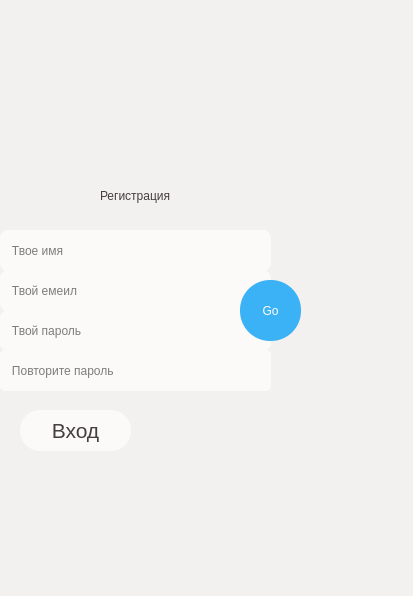
<?xml version="1.0" encoding="UTF-8"?>
<ui version="4.0">
 <class>MainWindow2</class>
 <widget class="QMainWindow" name="MainWindow2">
  <property name="geometry">
   <rect>
    <x>0</x>
    <y>0</y>
    <width>413</width>
    <height>596</height>
   </rect>
  </property>
  <property name="minimumSize">
   <size>
    <width>413</width>
    <height>596</height>
   </size>
  </property>
  <property name="maximumSize">
   <size>
    <width>413</width>
    <height>596</height>
   </size>
  </property>
  <property name="windowTitle">
   <string>Регистрация</string>
  </property>
  <property name="styleSheet">
   <string notr="true">background-color: rgb(243, 240, 240);</string>
  </property>
  <widget class="QWidget" name="centralwidget">
   <widget class="QLabel" name="label">
    <property name="geometry">
     <rect>
      <x>0</x>
      <y>0</y>
      <width>161</width>
      <height>181</height>
     </rect>
    </property>
    <property name="styleSheet">
     <string notr="true"/>
    </property>
    <property name="text">
     <string/>
    </property>
    <property name="pixmap">
     <pixmap>Photo/Ellipse 1.png</pixmap>
    </property>
    <property name="scaledContents">
     <bool>true</bool>
    </property>
   </widget>
   <widget class="QLabel" name="label_2">
    <property name="geometry">
     <rect>
      <x>80</x>
      <y>0</y>
      <width>221</width>
      <height>111</height>
     </rect>
    </property>
    <property name="styleSheet">
     <string notr="true">background-color: rgba(0, 0, 0, 0);
</string>
    </property>
    <property name="text">
     <string/>
    </property>
    <property name="pixmap">
     <pixmap>Photo/Ellipse 2.png</pixmap>
    </property>
    <property name="scaledContents">
     <bool>true</bool>
    </property>
   </widget>
   <widget class="QLabel" name="label_4">
    <property name="geometry">
     <rect>
      <x>290</x>
      <y>430</y>
      <width>131</width>
      <height>171</height>
     </rect>
    </property>
    <property name="styleSheet">
     <string notr="true">background-color: rgba(0, 0, 0, 0);
</string>
    </property>
    <property name="text">
     <string/>
    </property>
    <property name="pixmap">
     <pixmap>Photo/Ellipse 4 (1).png</pixmap>
    </property>
    <property name="scaledContents">
     <bool>true</bool>
    </property>
   </widget>
   <widget class="QLabel" name="label_3">
    <property name="geometry">
     <rect>
      <x>130</x>
      <y>510</y>
      <width>291</width>
      <height>91</height>
     </rect>
    </property>
    <property name="text">
     <string/>
    </property>
    <property name="pixmap">
     <pixmap>Photo/Ellipse 3circle_entrance_three.png</pixmap>
    </property>
    <property name="scaledContents">
     <bool>true</bool>
    </property>
   </widget>
   <widget class="QPushButton" name="pushButtonVchod">
    <property name="geometry">
     <rect>
      <x>20</x>
      <y>410</y>
      <width>111</width>
      <height>41</height>
     </rect>
    </property>
    <property name="font">
     <font>
      <family>Arial</family>
      <pointsize>16</pointsize>
      <weight>9</weight>
      <italic>false</italic>
      <bold>false</bold>
     </font>
    </property>
    <property name="styleSheet">
     <string notr="true">border-radius: 20px;  
background-color: rgb(252, 249, 249);
font: 75 16pt &quot;Arial&quot;;
color: rgb(68, 64, 64);</string>
    </property>
    <property name="text">
     <string>Вход</string>
    </property>
   </widget>
   <widget class="QLabel" name="label_5">
    <property name="geometry">
     <rect>
      <x>100</x>
      <y>170</y>
      <width>221</width>
      <height>51</height>
     </rect>
    </property>
    <property name="styleSheet">
     <string notr="true">font: 28pt &quot;Arial&quot;;
color: rgb(68, 64, 64);</string>
    </property>
    <property name="text">
     <string>Регистрация</string>
    </property>
   </widget>
   <widget class="QPushButton" name="pushButtonGo">
    <property name="geometry">
     <rect>
      <x>240</x>
      <y>280</y>
      <width>61</width>
      <height>61</height>
     </rect>
    </property>
    <property name="styleSheet">
     <string notr="true">border-radius: 30px;  
font: 75 25pt &quot;Arial&quot;;
background-color: rgb(59, 178, 245);
color: rgb(255, 255, 255);</string>
    </property>
    <property name="text">
     <string>Go</string>
    </property>
   </widget>
   <widget class="QLineEdit" name="lineEdit">
    <property name="geometry">
     <rect>
      <x>0</x>
      <y>230</y>
      <width>271</width>
      <height>41</height>
     </rect>
    </property>
    <property name="styleSheet">
     <string notr="true">background-color: rgb(252, 249, 249);
border-color: rgb(224, 218, 218);
border-radius: 8px;  </string>
    </property>
    <property name="placeholderText">
     <string>   Твое имя</string>
    </property>
   </widget>
   <widget class="QLineEdit" name="lineEdit_2">
    <property name="geometry">
     <rect>
      <x>0</x>
      <y>270</y>
      <width>271</width>
      <height>41</height>
     </rect>
    </property>
    <property name="styleSheet">
     <string notr="true">background-color: rgb(252, 249, 249);
border-color: rgb(224, 218, 218);
border-radius: 8px;  </string>
    </property>
    <property name="placeholderText">
     <string>   Твой емеил</string>
    </property>
   </widget>
   <widget class="QLineEdit" name="lineEdit_3">
    <property name="geometry">
     <rect>
      <x>0</x>
      <y>310</y>
      <width>271</width>
      <height>41</height>
     </rect>
    </property>
    <property name="styleSheet">
     <string notr="true">background-color: rgb(252, 249, 249);
border-color: rgb(224, 218, 218);
border-radius:8px;  </string>
    </property>
    <property name="placeholderText">
     <string>   Твой пароль</string>
    </property>
   </widget>
   <widget class="QLineEdit" name="lineEdit_4">
    <property name="geometry">
     <rect>
      <x>0</x>
      <y>350</y>
      <width>271</width>
      <height>41</height>
     </rect>
    </property>
    <property name="styleSheet">
     <string notr="true">background-color: rgb(252, 249, 249);
border-color: rgb(224, 218, 218);
border-radius: 5px;  </string>
    </property>
    <property name="placeholderText">
     <string>   Повторите пароль</string>
    </property>
   </widget>
   <zorder>label</zorder>
   <zorder>label_2</zorder>
   <zorder>label_3</zorder>
   <zorder>label_4</zorder>
   <zorder>pushButtonVchod</zorder>
   <zorder>label_5</zorder>
   <zorder>lineEdit</zorder>
   <zorder>lineEdit_2</zorder>
   <zorder>lineEdit_3</zorder>
   <zorder>lineEdit_4</zorder>
   <zorder>pushButtonGo</zorder>
  </widget>
 </widget>
 <resources/>
 <connections/>
</ui>
